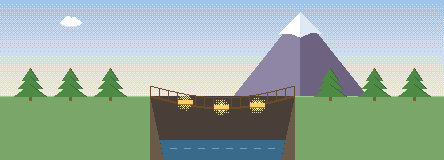
#> input picture assets/pixel/story/bruecke.png, 444 x 160 px
$ python -i pixelart.py   (imports and definitions only)
#> lines starting #> are read from the running program, lines starting #| are printed output that depends on the picture
# Erzeugt alle Pixelart-Grafiken von TastenHeld (16-Bit-Stil) als kleine PNG-Dateien.
# Aufruf im Projektordner:  python3 tools/pixelart.py
# Braucht Python 3 mit Pillow (pip install pillow). Die Bilder werden im Spiel
# mit "image-rendering: pixelated" vergrößert, deshalb sind sie so klein.
import math, os, random
from PIL import Image, ImageDraw

ROOT = os.path.join(os.path.dirname(os.path.abspath(__file__)), '..', 'assets', 'pixel')
T = (0, 0, 0, 0)


def hexc(h, a=255):
    h = h.lstrip('#')
    return (int(h[0:2], 16), int(h[2:4], 16), int(h[4:6], 16), a)


# Grundpalette (Kupfer & Pergament)
P = {k: hexc(v) for k, v in {
    'K': '3b2414', 'D': '2a1a0e', 'C': 'c4783f', 'c': '8a4a1c', 'H': 'e7a06a',
    'B': 'e0a94a', 'b': 'b07a24', 'h': 'f6d68a', 'S': '2a2338', 'E': '7ff3c4',
    'G': '9fe3e0', 'Y': 'ffcf6b', 'W': 'fbf3df', 'R': 'b03a2e', 'w': 'ffffff',
    'N': '1d1d2b', 'U': '2a3a8a', 'g': '5aa84a', 'q': '2f6a2a', 'r': '8a5a2b', 'n': 'd9b886',
}.items()}
#> `picture = cv2.imread('../assets/pixel/story/bruecke.png', cv2.IMREAD_G..`:
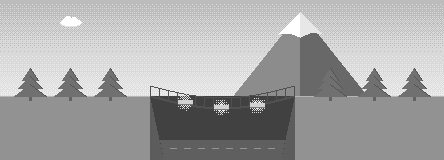
#> picture: shape (160, 444); min 65, max 255, mean 166.6

BAYER = [[0, 8, 2, 10], [12, 4, 14, 6], [3, 11, 1, 9], [15, 7, 13, 5]]


# [52 lines left out: functions save, from_grid, outline, dither, glow, not called in this run]


def paste(dst, sprite, x, y):
    dst.alpha_composite(sprite, (int(x), int(y)))


# [131 lines left out: functions gear_into, cloud, flower, pine, round_tree, make_tipp and 2 more, not called in this run]


def make_car(frame):
    """Dampfauto mit Tipp am Steuer, 48x28. frame 0/1 = Radstellung."""
    c = Image.new('RGBA', (48, 28), T)
#> c: PIL image 48x28 RGBA; every value is 0
    d = ImageDraw.Draw(c)
    d.rectangle([7, 6, 10, 15], fill=hexc('6b4a2a')); d.rectangle([6, 5, 11, 6], fill=P['B'])  # Schornstein
    d.rectangle([24, 5, 35, 15], fill=P['C']); d.rectangle([26, 8, 33, 13], fill=P['S'])  # Kopf
    c.putpixel((28, 10), P['E']); c.putpixel((31, 10), P['E'])
#> after `c.putpixel((28, 10), P['E'])`:
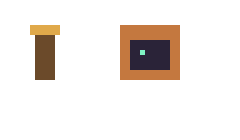
#> c: PIL image 48x28 RGBA (shown 5 times larger); mean R, G, B, A 18.7, 12.4, 7.8, 34.2; transparent parts drawn white
    d.line([(28, 12), (31, 12)], fill=P['E'])
    d.rectangle([24, 5, 35, 6], fill=P['c']); c.putpixel((27, 5), P['G']); c.putpixel((32, 5), P['G'])
    d.line([(30, 1), (30, 4)], fill=P['K']); c.putpixel((30, 0), P['Y'])
#> after `c.putpixel((30, 0), P['Y'])`:
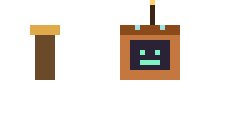
#> c: PIL image 48x28 RGBA (shown 5 times larger); mean R, G, B, A 18.4, 12.8, 8.2, 35.1; transparent parts drawn white
    d.rounded_rectangle([2, 15, 45, 23], radius=2, fill=P['B'])
    d.line([(4, 17), (43, 17)], fill=P['C'])
    d.line([(3, 15), (44, 15)], fill=P['h'])
    c.putpixel((44, 19), P['Y']); c.putpixel((44, 20), P['Y'])
#> after `c.putpixel((44, 19), P['Y'])`:
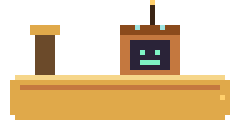
#> c: PIL image 48x28 RGBA (shown 5 times larger); mean R, G, B, A 81.5, 60.8, 30.7, 106.4; transparent parts drawn white
    for wx in (11, 36):
        d.ellipse([wx - 4, 20, wx + 4, 27], fill=P['K'])
        d.ellipse([wx - 2, 22, wx + 2, 26], fill=P['B'])
        if frame == 0:
            d.line([(wx, 21), (wx, 26)], fill=P['K']); d.line([(wx - 3, 24), (wx + 3, 24)], fill=P['K'])
        else:
            d.line([(wx - 2, 22), (wx + 2, 26)], fill=P['K']); d.line([(wx + 2, 22), (wx - 2, 26)], fill=P['K'])
        c.putpixel((wx, 24), P['W'])
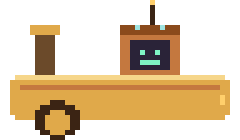
#> c: PIL image 48x28 RGBA (shown 5 times larger); mean R, G, B, A 81.9, 60.9, 30.9, 111.8; transparent parts drawn white
    c = outline(c)
    # Dampf (ohne Umriss)
    dd = ImageDraw.Draw(c)
    if frame == 0:
        dd.rectangle([7, 1, 9, 3], fill=(255, 255, 255, 220)); c.putpixel((5, 0), (255, 255, 255, 160))
    else:
        dd.rectangle([5, 0, 7, 2], fill=(255, 255, 255, 200)); c.putpixel((10, 2), (255, 255, 255, 160))
    return c


SPRITES = {}


# [4 lines left out: function sprite, not called in this run]


# [49 lines not run here, left out]


# ======================================================================= Szenen 444x160
# Alle Welt- und Geschichtenbilder sind 444 x 160 Pixel groß und werden im Spiel genau
# dreifach vergrößert (wie alle anderen Grafiken). Die Level-Zahnräder liegen auf der
# Weltkarte im unteren Drittel, deshalb ist der Vordergrund ruhig, die Deko sitzt rechts/oben.
W, H = 444, 160
FLOWERS = [hexc(c) for c in ['ff7aa8', 'ffd23f', 'ff8a3d', 'c38bff', 'ffffff', 'ff5c5c', '7ad3ff']]


# [385 lines left out: functions new, ridge, jagged, puff, bush, bloom and 13 more, not called in this run]


WORLDS = {
    'wiese': world_wiese, 'berge': world_berge, 'wolken': world_wolken, 'hoehle': world_hoehle,
    'uhrturm': world_uhrturm, 'werkstatt': world_werkstatt, 'maschinenraum': world_maschinenraum,
    'sternwarte': world_sternwarte, 'wald': world_wald,
}


# ----------------------------------------------------------------------- Szenen der Geschichte
# [125 lines left out: functions story_wald, story_fluss, story_bruecke, story_berg, story_nest, story_abendhimmel, not called in this run]


STORY = {
    'wald': story_wald, 'fluss': story_fluss, 'bruecke': story_bruecke,
    'berg': story_berg, 'nest': story_nest, 'abendhimmel': story_abendhimmel,
}


# ======================================================================= UI-Bausatz
INK = hexc('2b1a10')
U = {k: hexc(v) for k, v in {
    'K': '2b1a10', 'C': 'c4783f', 'c': '8a4a1c', 'H': 'e9a66e', 'L': 'f6cfa0', 'B': 'e0a94a', 'b': 'b07a24', 'h': 'f8dc8e',
    'P': 'fbf3df', 'p': 'ead9b4', 'q': 'd9c49a', 'W': 'ffffff', 'G': '6fbf5a', 'g': '3f8f3a', 'R': 'c0392b', 'Y': 'ffcf4a',
    'y': 'd68a00', 'S': '9aa3ad', 's': '6b7480', 'd': '5a3d28', 'N': '8fc2e6', 'A': 'ffb02e', 'M': 'bfae95', 'm': '8f8070',
}.items()}


# [43 lines left out: functions ui_frame, ui_button, ui_bubble, not called in this run]


ICONS = {
    'star': [".....KK.....", "....KYYK....", "....KYYK....", "KKKKKYYKKKKK", "KhYYYYYYYYyK", ".KYYYYYYYyK.", "..KYYYYYyK..", "..KYYYYYyK..", ".KYYYyyYYyK.", ".KYyKKKKyyK.", "KyKK....KKyK", "KK........KK"],
    'star-off': [".....mm.....", "....mppm....", "....mppm....", "mmmmmppmmmmm", "mppppppppppm", ".mppppppppm.", "..mppppppm..", "..mppppppm..", ".mppppppppm.", ".mppmmmmppm.", "mpmm....mmpm", "mm........mm"],
    'lock': ["....KKKK....", "...KSSSSK...", "..KSKKKKSK..", "..KSK..KSK..", "..KSK..KSK..", ".KKKKKKKKKK.", ".KBBBBBBBBK.", ".KBBBKKBBBK.", ".KBBBKKBBBK.", ".KBBBBKBBBK.", ".KbbbbbbbbK.", ".KKKKKKKKKK."],
    'disk': ["KKKKKKKKKKK.", "KNKPPPPPKNKK", "KNKPPKKPKNNK", "KNKPPKKPKNNK", "KNKKKKKKKNNK", "KNNNNNNNNNNK", "KNKKKKKKKKNK", "KNKPPPPPPKNK", "KNKPKKKKPKNK", "KNKPPPPPPKNK", "KNKPKKKKPKNK", "KKKKKKKKKKKK"],
    'cog': ["....KKKK....", ".KK.KBBK.KK.", "KBBKKBBKKBBK", "KBBBBBBBBBBK", ".KBBBKKBBBK.", "KKBBK..KBBKK", "KBBBK..KBBBK", "KKBBBKKBBBKK", ".KBBBBBBBBK.", "KBBKKbbKKBBK", ".KK.KbbK.KK.", "....KKKK...."],
    'bolt': ["......KKKK..", ".....KYYYK..", "....KYYYK...", "...KYYYK....", "..KYYYKKKK..", ".KYYYYYYYK..", ".KKKKYYYK...", "....KYYK....", "...KYYK.....", "...KYK......", "..KYK.......", "..KK........"],
    'pause': ["............", ".KKKK..KKKK.", ".KPPK..KPPK.", ".KPPK..KPPK.", ".KPPK..KPPK.", ".KPPK..KPPK.", ".KPPK..KPPK.", ".KPPK..KPPK.", ".KPPK..KPPK.", ".KqqK..KqqK.", ".KKKK..KKKK.", "............"],
    'keys': ["............", "KKKKKKKKKKKK", "KPPPPPPPPPPK", "KPKPKPKPKPPK", "KPPPPPPPPPPK", "KPPKPKPKPKPK", "KPPPPPPPPPPK", "KPKPKKKKPKPK", "KqqqqqqqqqqK", "KKKKKKKKKKKK", "............", "............"],
    'hand': ["....KK.KK...", "..KKPKKPKKK.", "..KPKPKPKPK.", "..KPKPKPKPK.", "..KPKPKPKPK.", "KKKPPPPPPPK.", "KPKPPPPPPPK.", "KPPPPPPPPPK.", ".KPPPPPPPPK.", ".KPPPPPPPK..", "..KqqqqqqK..", "..KKKKKKKK.."],
    'check': ["............", "..........KK", ".........KGK", "........KGGK", "KK.....KGGK.", "KGK...KGGK..", "KGGK.KGGK...", ".KGGKGGK....", "..KGGGK.....", "...KGK......", "....K.......", "............"],
    'play': ["..KK........", "..KPKK......", "..KPPPKK....", "..KPPPPPKK..", "..KPPPPPPPK.", "..KPPPPPPPK.", "..KPPPPPKK..", "..KPPPKK....", "..KPKK......", "..KK........", "............", "............"],
    'exit': ["KKKKKKK.....", "KdddddK..K..", "KdddddK..KK.", "KddKKKKKKPKK", "KddKPPPPPPPK", "KddKPPPPPPPK", "KddKKKKKKPKK", "KdddddK..KK.", "KdddddK..K..", "KdddddK.....", "KKKKKKK.....", "............"],
    'target': ["....KKKK....", "..KKRRRRKK..", ".KRRPPPPRRK.", ".KRPPRRPPRK.", "KRPPRRRRPPRK", "KRPRRKKRRPRK", "KRPRRKKRRPRK", "KRPPRRRRPPRK", ".KRPPRRPPRK.", ".KRRPPPPRRK.", "..KKRRRRKK..", "....KKKK...."],
    'clock': ["....KKKK....", "..KKPPPPKK..", ".KPPPKPPPPK.", ".KPPPKPPPPK.", "KPPPPKPPPPPK", "KPPPPKPPPPPK", "KPPPPKKKKPPK", "KPPPPPPPPPPK", ".KPPPPPPPPK.", ".KqPPPPPPqK.", "..KKqqqqKK..", "....KKKK...."],
    'wrench': ["......KKK...", ".....KSSK...", "....KSSK..K.", "....KSSKKKSK", "....KSSSSSSK", "...KSSSSSKK.", "..KSSSKKK...", ".KSSSK......", "KSSSK.......", "KSSK........", "KKK.........", "............"],
    'medal': [".KKK....KKK.", ".KRNK..KNRK.", "..KRNKKNRK..", "...KRNNRK...", "...KKKKKK...", "..KYYYYYYK..", ".KYYhYYYYyK.", ".KYhYYYYYyK.", ".KYYYYYYYyK.", ".KYYYYYYyyK.", "..KyyyyyyK..", "...KKKKKK..."],
    'bulb': ["...KKKKKK...", "..KYYYYYYK..", ".KYYhYYYYYK.", ".KYhYYYYYYK.", ".KYYYYYYYYK.", ".KYYYYYYYYK.", "..KYYYYYYK..", "...KYYYYK...", "...KSSSSK...", "...KsssSK...", "....KSSK....", ".....KK....."],
    'info': ["....KKKK....", "..KKNNNNKK..", ".KNNNWWNNNK.", ".KNNNWWNNNK.", "KNNNNNNNNNNK", "KNNNWWWNNNNK", "KNNNNWWNNNNK", "KNNNNWWNNNNK", ".KNNNWWNNNK.", ".KNNWWWWNNK.", "..KKNNNNKK..", "....KKKK...."],
    'back': [".....KK.....", "....KPK.....", "...KPPK.....", "..KPPPKKKKKK", ".KPPPPPPPPPK", "KPPPPPPPPPPK", ".KPPPPPPPPPK", "..KPPPKKKKKK", "...KPPK.....", "....KPK.....", ".....KK.....", "............"],
    'brush': ["........KKK.", ".......KRRRK", "......KRRRRK", ".....KRRRRK.", "....KSRRRK..", "...KSSSRK...", "..KbSSSK....", ".KBbbSK.....", "KBBBbK......", "KBBBK.......", "KKKK........", "............"],
    'star-s': ["...K...", "..KYK..", "KKKYKKK", "KYYYYyK", ".KYYyK.", ".KYKyK.", "KK...KK"],
    'star-s-off': ["...m...", "..mpm..", "mmmpmmm", "mpppppm", ".mpppm.", ".mpmpm.", "mm...mm"],
}


def ui_led(c1, c2):
    return from_grid(["..KKK..", f".K{c1}W{c1}K.", f"K{c1}{c1}{c1}{c1}{c1}K", f"K{c1}{c1}{c1}{c1}{c2}K", f"K{c1}{c1}{c1}{c2}{c2}K", f".K{c2}{c2}{c2}K.", "..KKK.."], U)


# [33 lines left out: functions ui_big_star, ui_gear, not called in this run]


HAND_FINGERS = {'P': (2, 13), 'R': (9, 6), 'M': (16, 3), 'I': (23, 7)}
HAND_COLORS = {'P': 'f2a0bf', 'R': 'f5cf62', 'M': 'a2d48c', 'I': '8fc2e6', 'T': 'c6b0e8'}


# [75 lines left out: functions ui_hand, ui_hand_mark, ui_texture, ui_wood, make_ui, not called in this run]


# [14 lines not run here, left out]

>>> import cv2
>>> picture = cv2.imread('../assets/pixel/story/bruecke.png', cv2.IMREAD_GRAYSCALE)
#> (the run stopped early here; a loop or call above may not have finished)

$ run again, on assets/pixel/story/wald.png
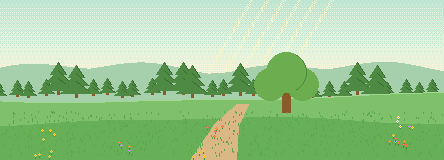
#> input picture assets/pixel/story/wald.png, 444 x 160 px
#> `picture = cv2.imread('../assets/pixel/story/bruecke.png', cv2.IMREAD_G..`:
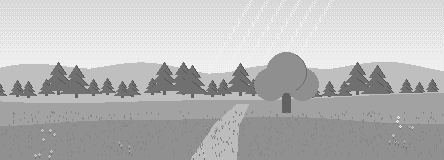
#> picture: shape (160, 444); min 85, max 255, mean 183.7
